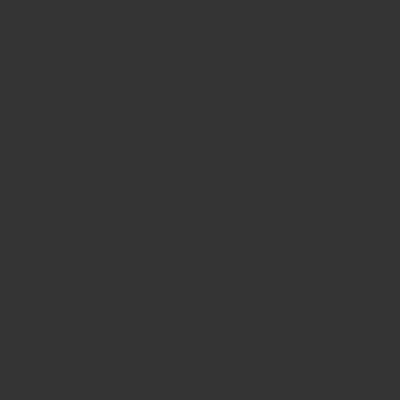
Frame 1 (no input)
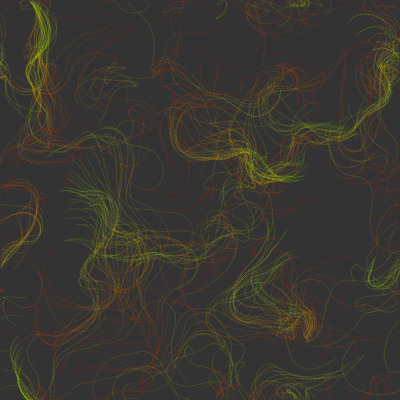
Frame 60 (no input)
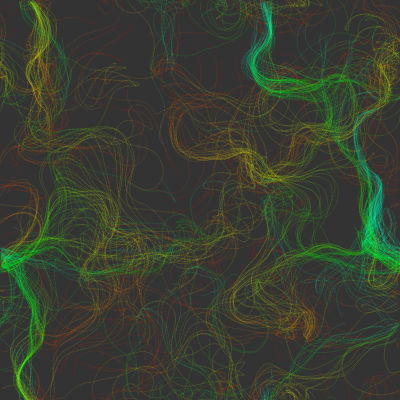
Frame 120 (the mouse pressed at the canvas centre since frame 60)

The p5.js sketch that drew these frames (run headless with seeded random() and noise() and a simulated clock; from frame 60 on, the mouse is pressed at the canvas centre):

// p5.js sketch
// ── sketch.js
var inc = 0.1;
var scl = 10;
var cols, rows;

var zoff = 0;

var fr;

var particles = [];

var flowfield;

function setup() {
  createCanvas(400, 400);
  colorMode(HSB, 255);
  cols = floor(width / scl);
  rows = floor(height / scl);
  fr = createP('');

  flowfield = new Array(cols * rows);

  for (var i = 0; i < 300; i++) {
    particles[i] = new Particle();
  }
  background(51);
}

function draw() {
  var yoff = 0;
  for (var y = 0; y < rows; y++) {
    var xoff = 0;
    for (var x = 0; x < cols; x++) {
      var index = x + y * cols;
      var angle = noise(xoff, yoff, zoff) * TWO_PI * 4;
      var v = p5.Vector.fromAngle(angle);
      v.setMag(1);
      flowfield[index] = v;
      xoff += inc;
      stroke(0, 50);
      // push();
      // translate(x * scl, y * scl);
      // rotate(v.heading());
      // strokeWeight(1);
      // line(0, 0, scl, 0);
      // pop();
    }
    yoff += inc;

    zoff += 0.0003;
  }

  for (var i = 0; i < particles.length; i++) {
    particles[i].follow(flowfield);
    particles[i].update();
    particles[i].edges();
    particles[i].show();
  }

  fr.html(floor(frameRate()));
}

// ── particle.js
function Particle() {
  this.pos = createVector(random(width), random(height));
  this.vel = createVector(0, 0);
  this.acc = createVector(0, 0);
  this.maxspeed = 4;
  this.h = 0;

  this.prevPos = this.pos.copy();

  this.update = function() {
    this.vel.add(this.acc);
    this.vel.limit(this.maxspeed);
    this.pos.add(this.vel);
    this.acc.mult(0);
  }

  this.follow = function(vectors) {
    var x = floor(this.pos.x / scl);
    var y = floor(this.pos.y / scl);
    var index = x + y * cols;
    var force = vectors[index];
    this.applyForce(force);
  }

  this.applyForce = function(force) {
    this.acc.add(force);
  }

  this.show = function() {
    stroke(this.h, 255, 255, 25);
    this.h = this.h + 1;
    if (this.h > 255) {
      this.h = 0;
    }
    strokeWeight(1);
    line(this.pos.x, this.pos.y, this.prevPos.x, this.prevPos.y);
    this.updatePrev();
  }

  this.updatePrev = function() {
    this.prevPos.x = this.pos.x;
    this.prevPos.y = this.pos.y;
  }

  this.edges = function() {
    if (this.pos.x > width) {
      this.pos.x = 0;
      this.updatePrev();
    }
    if (this.pos.x < 0) {
      this.pos.x = width;
      this.updatePrev();
    }
    if (this.pos.y > height) {
      this.pos.y = 0;
      this.updatePrev();
    }
    if (this.pos.y < 0) {
      this.pos.y = height;
      this.updatePrev();
    }

  }

}
